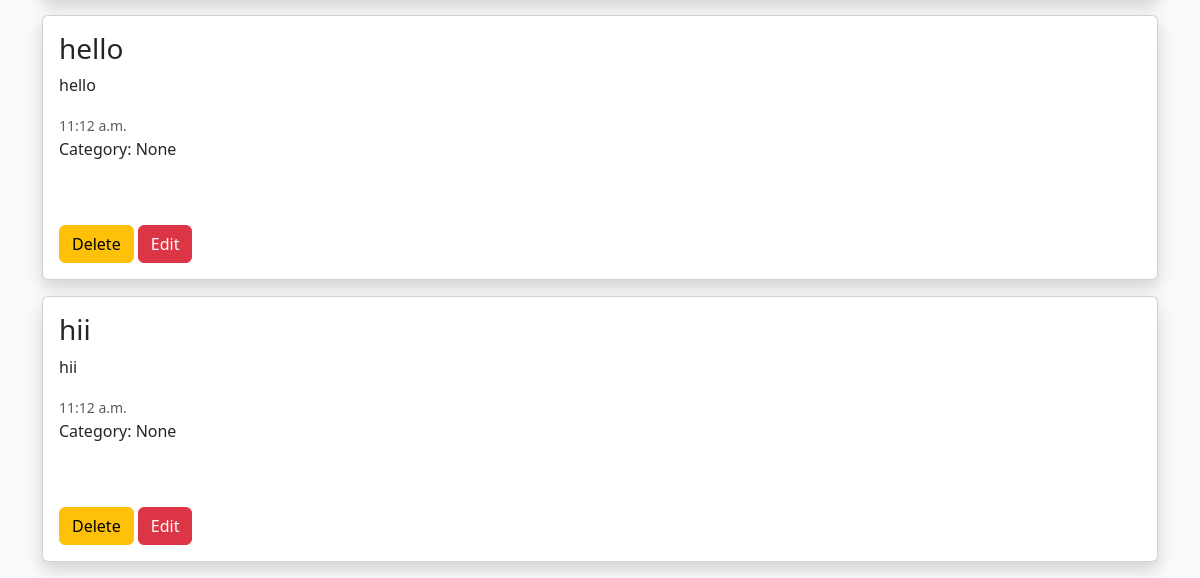
/noteapp_view/ (signed in, lower part), run on an earlier commit of the app's database.
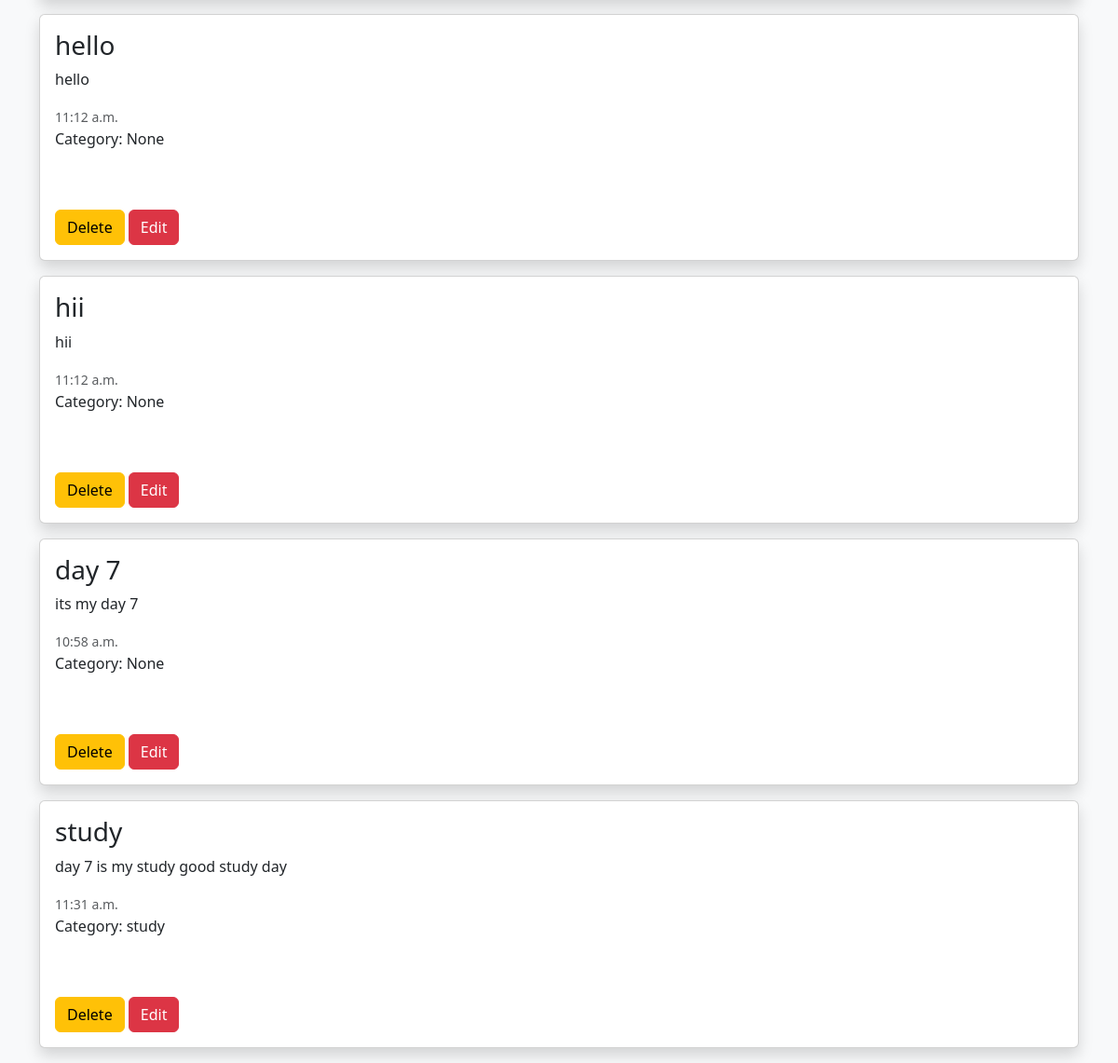
And on a later commit of the database.
### myapp/models.py (models this page shows, shortened)
class noteapp(models.Model):
    user=models.ForeignKey(User,on_delete=models.CASCADE)
    title=models.CharField(max_length=100)
    description=models.TextField()
    create_at=models.TimeField(auto_now_add=True)
    category=models.ForeignKey(Category,on_delete=models.CASCADE,null=True,blank=True)

class Category(models.Model):
    name=models.CharField(max_length=100)
    def __str__(self):
        return self.name

### myapp/views.py (the view)
# urls.py: path('noteapp_view/',views.noteapp_view,name='noteapp_view'),
@login_required
def noteapp_view(request):
    if request.method == 'POST':
        form = NoteForm(request.POST)
        if form.is_valid():
            note = form.save(commit=False)
            note.user = request.user
            note.save()
            return redirect('/noteapp_view/')
    else:
        form = NoteForm()
        note = noteapp.objects.filter(user=request.user)
        query = request.GET.get('query')
        if query:
             note = noteapp.objects.filter(
                 title__icontains=query
                   )
        return render(request,
    'noteapp.html', {
                  'note': note,
                  'form': form
            })

### myapp/templates/noteapp.html (shortened to what this page needs)
{% extends 'base.html' %}
{% block content %}
{% for i in note %}
<div class="card shadow mb-3">
    <div class="card-body">
        <h3>{{ i.title }}</h3>
        <p>{{ i.description }}</p>
        <small class="text-muted">
            {{ i.create_at }}
        </small>
        <p>
            Category: {{ i.category }}
        </p>
        <br><br>
        <a href="{% url 'delete_note' i.id %}" class="btn btn-warning">Delete</a>
        <a href="{% url 'update_note' i.id %}" class="btn btn-danger">Edit</a>
    </div>
</div>
{% endfor %}
{% endblock %}

What changed in the data, as far as the page shows it:
added noteapp: title "day 7", description "its my day 7", create_at "10:58 a.m.", category "None"
added noteapp: title "study", description "day 7 is my study good study day", create_at "11:31 a.m.", category "study"
